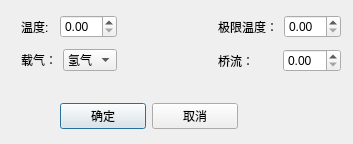
<?xml version="1.0" encoding="UTF-8"?>
<ui version="4.0">
 <class>Dialog</class>
 <widget class="QDialog" name="Dialog">
  <property name="geometry">
   <rect>
    <x>0</x>
    <y>0</y>
    <width>353</width>
    <height>144</height>
   </rect>
  </property>
  <property name="windowTitle">
   <string>检测器设定(TCD)</string>
  </property>
  <widget class="QWidget" name="">
   <property name="geometry">
    <rect>
     <x>21</x>
     <y>10</y>
     <width>320</width>
     <height>68</height>
    </rect>
   </property>
   <layout class="QHBoxLayout" name="horizontalLayout_5">
    <item>
     <layout class="QVBoxLayout" name="verticalLayout">
      <item>
       <layout class="QHBoxLayout" name="horizontalLayout">
        <item>
         <widget class="QLabel" name="label">
          <property name="text">
           <string>温度:</string>
          </property>
         </widget>
        </item>
        <item>
         <widget class="QDoubleSpinBox" name="doubleSpinBox"/>
        </item>
       </layout>
      </item>
      <item>
       <layout class="QHBoxLayout" name="horizontalLayout_3">
        <item>
         <widget class="QLabel" name="label_3">
          <property name="text">
           <string>载气：</string>
          </property>
         </widget>
        </item>
        <item>
         <widget class="QComboBox" name="comboBox">
          <item>
           <property name="text">
            <string>氢气</string>
           </property>
          </item>
          <item>
           <property name="text">
            <string>氮气</string>
           </property>
          </item>
         </widget>
        </item>
       </layout>
      </item>
     </layout>
    </item>
    <item>
     <spacer name="horizontalSpacer">
      <property name="orientation">
       <enum>Qt::Horizontal</enum>
      </property>
      <property name="sizeHint" stdset="0">
       <size>
        <width>40</width>
        <height>20</height>
       </size>
      </property>
     </spacer>
    </item>
    <item>
     <layout class="QVBoxLayout" name="verticalLayout_2">
      <item>
       <layout class="QHBoxLayout" name="horizontalLayout_2">
        <item>
         <widget class="QLabel" name="label_2">
          <property name="text">
           <string>极限温度：</string>
          </property>
         </widget>
        </item>
        <item>
         <widget class="QDoubleSpinBox" name="doubleSpinBox_2"/>
        </item>
       </layout>
      </item>
      <item>
       <layout class="QHBoxLayout" name="horizontalLayout_4">
        <item>
         <widget class="QLabel" name="label_4">
          <property name="text">
           <string>桥流：</string>
          </property>
         </widget>
        </item>
        <item>
         <widget class="QDoubleSpinBox" name="doubleSpinBox_3"/>
        </item>
       </layout>
      </item>
     </layout>
    </item>
   </layout>
  </widget>
  <widget class="QWidget" name="">
   <property name="geometry">
    <rect>
     <x>60</x>
     <y>100</y>
     <width>178</width>
     <height>32</height>
    </rect>
   </property>
   <layout class="QHBoxLayout" name="horizontalLayout_6">
    <item>
     <widget class="QPushButton" name="pushButton">
      <property name="text">
       <string>确定</string>
      </property>
     </widget>
    </item>
    <item>
     <widget class="QPushButton" name="pushButton_2">
      <property name="text">
       <string>取消</string>
      </property>
     </widget>
    </item>
   </layout>
  </widget>
 </widget>
 <resources/>
 <connections/>
</ui>
